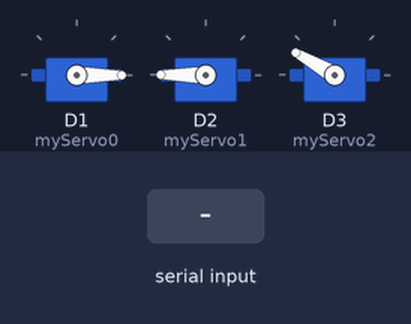
This sketch was run on a simulated ESP8266 (NodeMCU). Shown: 3 × servo. Inputs (shaded band) come from the test bench.

Above: at 1.2 s.
1.3 s: "A*" received over Serial
At 2.0 s:
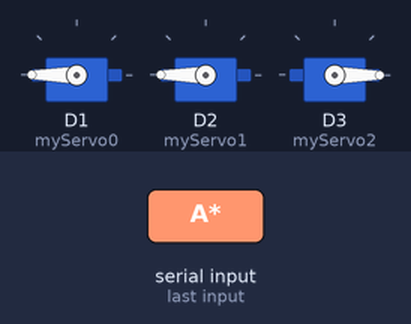
2.9 s: "C*" received over Serial
At 3.4 s:
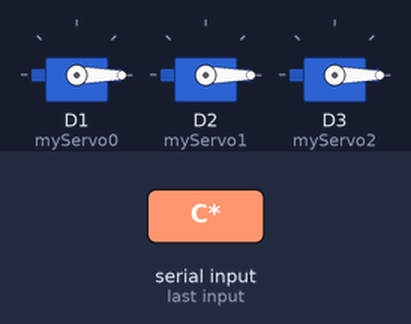
4.6 s: "B*" received over Serial
At 5.7 s:
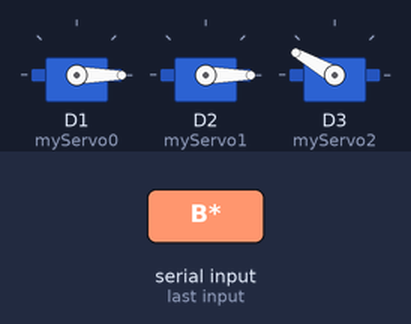
Timing chart, 0 to 7.6 s (numbered marks = the images above; inputs shaded):
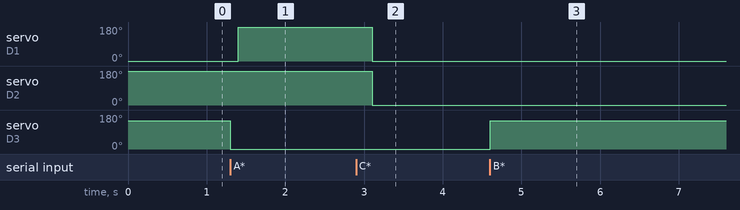

Measured:
- after the input at 1.3 s, servo on D1 (myServo0): 0° → 180° after 0.10 s; servo on D3 (myServo2): 150° → 0° at once
- after the input at 2.9 s, servo on D1 (myServo0), servo on D2 (myServo1): 180° → 0° after 0.20 s
- after the input at 4.6 s, servo on D3 (myServo2): 0° → 150° at once

The sketch:

edai.ino
```cpp
#include"websocket.h"
#include<Servo.h>

Servo myServo0;
Servo myServo1;
Servo myServo2;

void setup() {
  Serial.begin(38400);

  myServo0.attach(D1);
  myServo1.attach(D2);
  myServo2.attach(D3);
  myServo0.write(0);
  myServo1.write(180);
  myServo2.write(150);

}

void loop() {

  initCommand();

  switch (input) {


    case 'A':
      myServo2.write(0);
      delay(100);
      myServo0.write(180);
      delay(100);
      myServo1.write(180);
      delay(100);
      break;


    case 'B':
      myServo2.write(150);
      delay(100);
      myServo0.write(0);
      delay(100);
      myServo1.write(0);
      delay(100);
      break;

    case 'C':
      myServo0.write(0);
      myServo1.write(0);
      myServo2.write(0);


      break;
    case 'D':

      myServo0.write(150);
      break;
    case 'E':

      myServo1.write(180);
      break;
    case 'F':

      myServo2.write(180);
      break;

    case 'S':
      //      myServo.write(180);
      break;
    default:
      //   myServo.write(0);
      break;


  }

}
```

websocket.h
```cpp
#ifndef websocket_H
#define websocket_H
#include <ArduinoJson.h>
//#include<SoftwareSerial.h>
char input='S';
String command;
//SoftwareSerial serial(10,11);
DynamicJsonDocument doc (1024);

void initCommand() {
  if (Serial.available() > 0) {
    command = Serial.readStringUntil('*');
  }
//  DeserializationError errc = deserializeJson(doc,  command);
//  //ReadBufferingStream bufferedFile(command, 64);
//
//  if (errc) {
//    // Serial.println(command);
//    return;
//  }

    if (command == "A")  //Anticlockwise
    {
      input = 'A';
    }
    else if (command == "C")  //Clockwise
    {

      input = 'C';
    }
    else if (command == "B")  //Clockwise
    {

      input = 'B';
    }


}
#endif
```
